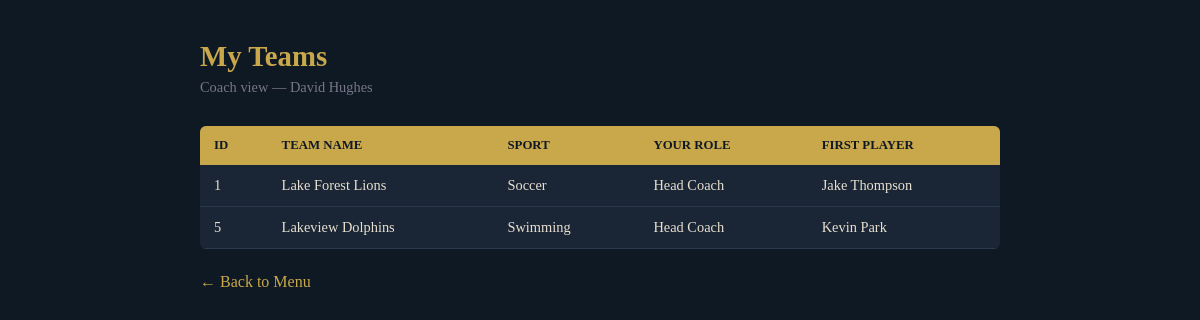
The app's page /viewMyTeams.php (signed in) with its own data.
### tables this page shows
CREATE TABLE Coaches (
    TeamID INT NOT NULL,
    C_USERID INT NOT NULL,
    Role VARCHAR(30),
    CONSTRAINT CoachesPK PRIMARY KEY (TeamID, C_USERID),
    CONSTRAINT CoachesTeamFK FOREIGN KEY (TeamID) REFERENCES Team(TeamID)
        ON DELETE CASCADE ON UPDATE CASCADE,
    CONSTRAINT CoachesCoachFK FOREIGN KEY (C_USERID) REFERENCES Coach(C_USERID)
        ON DELETE CASCADE ON UPDATE CASCADE
);

CREATE TABLE Team (
    TeamID INT NOT NULL AUTO_INCREMENT,
    SprtName VARCHAR(50) NOT NULL,
    FrstPlayer INT,
    HeadCoach INT,
    Name VARCHAR(50) NOT NULL,
    Sex CHAR(1),
    Min_age INT,
    Max_age INT,
    CONSTRAINT TeamPK PRIMARY KEY (TeamID),
    CONSTRAINT TeamSportFK FOREIGN KEY (SprtName) REFERENCES Sport(Name)
        ON DELETE CASCADE ON UPDATE CASCADE,
    CONSTRAINT TeamPlayerFK FOREIGN KEY (FrstPlayer) REFERENCES Player(P_USERID)
        ON DELETE SET NULL ON UPDATE CASCADE,
    CONSTRAINT TeamCoachFK FOREIGN KEY (HeadCoach) REFERENCES Coach(C_USERID)
        ON DELETE SET NULL ON UPDATE CASCADE
);

CREATE TABLE Users (
    USERID INT NOT NULL AUTO_INCREMENT,
    DOB DATE,
    Sex CHAR(1),
    Fname VARCHAR(15) NOT NULL,
    Lname VARCHAR(15) NOT NULL,
    Password VARCHAR(50) NOT NULL,
    CONSTRAINT UserPK PRIMARY KEY (USERID)
);

### viewMyTeams.php (the view, shortened to what this page needs)
<?php
$role = $_SESSION["role"];
$USERID = $_SESSION["USERID"];
$backPage = ($role == "coach") ? "coachMenu.php" : "playerMenu.php";
$conn = new mysqli("localhost", "root", "", "sportlfc");
$teams = [];
if ($role == "player") {
    $sql = "SELECT t.TeamID, t.Name AS TeamName, t.SprtName, pi.Role, pi.Uniform_No, u.Fname, u.Lname
            FROM Plays_In pi JOIN Team t ON pi.TeamID = t.TeamID
            LEFT JOIN Coach c ON t.HeadCoach = c.C_USERID
            LEFT JOIN Users u ON c.C_USERID = u.USERID
            WHERE pi.PlayerID = $USERID";
} else {
    $sql = "SELECT t.TeamID, t.Name AS TeamName, t.SprtName, co.Role, u.Fname AS PFname, u.Lname AS PLname
            FROM Coaches co JOIN Team t ON co.TeamID = t.TeamID
            LEFT JOIN Player fp ON t.FrstPlayer = fp.P_USERID
            LEFT JOIN Users u ON fp.P_USERID = u.USERID
            WHERE co.C_USERID = $USERID";
}
$result = $conn->query($sql);
while ($row = $result->fetch_assoc()) $teams[] = $row;
?>
<!DOCTYPE html>
<html lang="en">
<head>
</head>
<body>
<div class="container">
    <h1>My Teams</h1>
    <p class="sub"><?php echo ucfirst($role); ?> view &mdash; <?php echo htmlspecialchars($_SESSION["FullName"]); ?></p>
    <?php if (count($teams) > 0): ?>
        <table>
            <tr>
                <th>ID</th><th>Team Name</th><th>Sport</th><th>Your Role</th>
                <?php if ($role == "player"): ?><th>Uniform #</th><th>Head Coach</th>
                <?php else: ?><th>First Player</th><?php endif; ?>
            </tr>
            <?php foreach ($teams as $t): ?>
            <tr>
                <td><?php echo $t["TeamID"]; ?></td>
                <td><?php echo htmlspecialchars($t["TeamName"]); ?></td>
                <td><?php echo htmlspecialchars($t["SprtName"]); ?></td>
                <td><?php echo htmlspecialchars($t["Role"]); ?></td>
                <?php if ($role == "player"): ?>
                    <td>#<?php echo $t["Uniform_No"]; ?></td>
                    <td><?php echo htmlspecialchars($t["Fname"] . " " . $t["Lname"]); ?></td>
                <?php else: ?>
                    <td><?php echo htmlspecialchars(($t["PFname"] ?? "-") . " " . ($t["PLname"] ?? "")); ?></td>
                <?php endif; ?>
            </tr>
            <?php endforeach; ?>
        </table>
    <?php else: ?>
        <div class="none">You are not on any teams yet.</div>
    <?php endif; ?>
    <a class="back" href="<?php echo $backPage; ?>">&larr; Back to Menu</a>
</div>
</body>
</html>

### viewMyTeams.php (style rules this page uses)
* { box-sizing: border-box; margin: 0; padding: 0; }
body { font-family: 'Georgia', serif; background: #0f1923; color: #e8e0d0; min-height: 100vh; padding: 40px 20px; }
.container { max-width: 800px; margin: 0 auto; }
h1 { font-size: 1.8rem; color: #c9a84c; margin-bottom: 6px; }
.sub { color: #778; font-size: 0.9rem; margin-bottom: 30px; }
table { width: 100%; border-collapse: collapse; background: #1a2535; border-radius: 6px; overflow: hidden; }
th { background: #c9a84c; color: #0f1923; padding: 12px 14px; text-align: left; font-size: 0.8rem; text-transform: uppercase; }
td { padding: 12px 14px; border-bottom: 1px solid #2a3a4a; font-size: 0.9rem; }
.back { display: inline-block; margin-top: 24px; color: #c9a84c; text-decoration: none; }

### records on screen
coaches: TeamID.TeamID "1", TeamID.Name "Lake Forest Lions", TeamID.SprtName "Soccer", Role "Head Coach", users.Fname+Lname "Jake Thompson"
coaches: TeamID.TeamID "5", TeamID.Name "Lakeview Dolphins", TeamID.SprtName "Swimming", Role "Head Coach", users.Fname+Lname "Kevin Park"

### other values on screen
$role "Coach"
$_SESSION["FullName"] "David Hughes"
